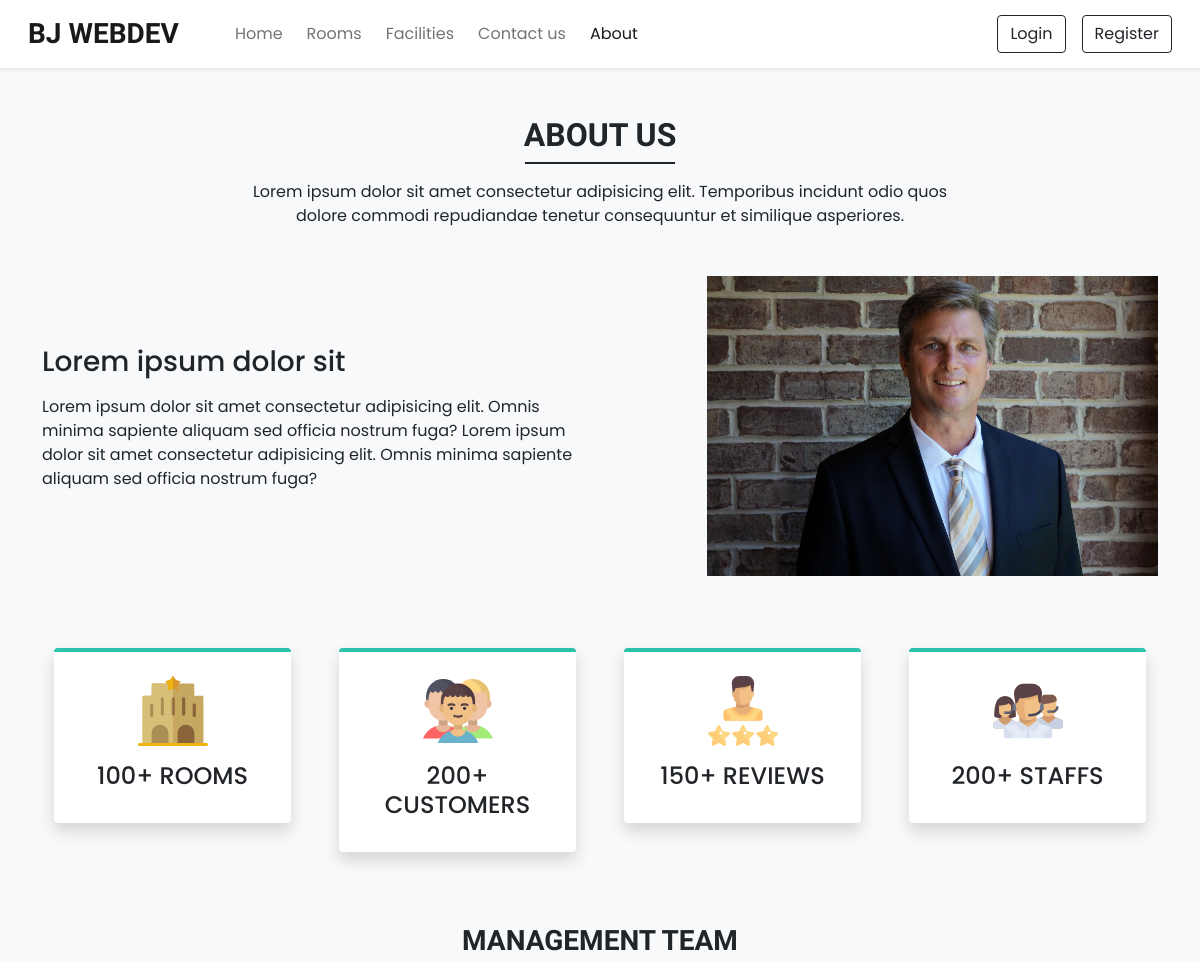
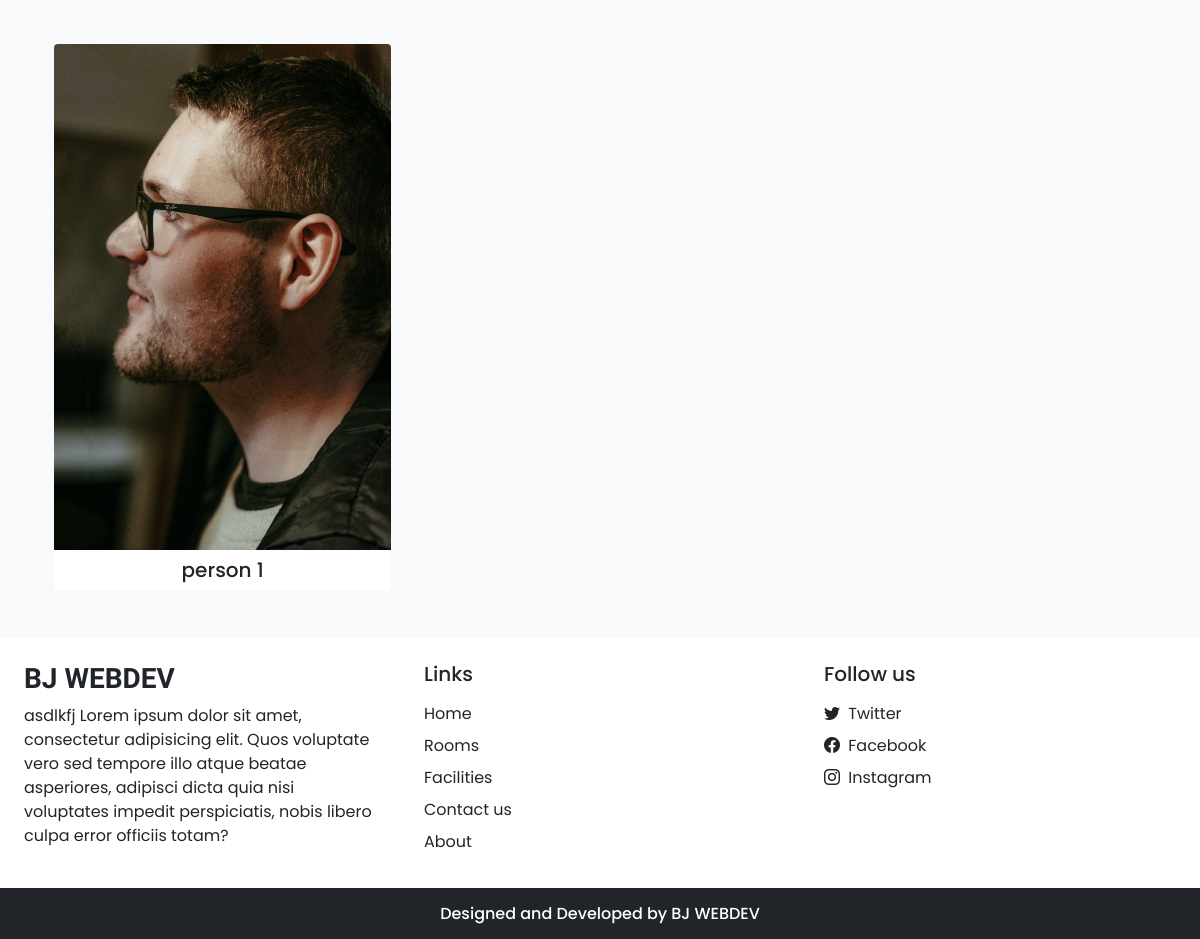
Page /about.php on the committed database (2 pictures, top to bottom).
### tables this page shows
CREATE TABLE `settings` (
  `sr_no` int(11) NOT NULL,
  `site_title` varchar(50) NOT NULL,
  `site_about` varchar(250) NOT NULL,
  `shutdown` tinyint(1) NOT NULL
);

CREATE TABLE `team_details` (
  `sr_no` int(11) NOT NULL,
  `name` varchar(50) NOT NULL,
  `picture` varchar(150) NOT NULL
);

### admin/inc/db_config.php (called while the page is built, shortened)
<?php
  function selectAll($table)
  {
    $con = $GLOBALS['con'];
    $res = mysqli_query($con,"SELECT * FROM $table");
    return $res;
  }
  function select($sql,$values,$datatypes)
  {
    $con = $GLOBALS['con'];
    if($stmt = mysqli_prepare($con,$sql))
    {
      mysqli_stmt_bind_param($stmt,$datatypes,...$values);
      if(mysqli_stmt_execute($stmt)){
        $res = mysqli_stmt_get_result($stmt);
        return $res;
      }
      else{
        mysqli_stmt_close($stmt);
        die("Query cannot be executed - Select");
      }
    }
    else{
      die("Query cannot be prepared - Select");
    }
  }
?>

### about.php (the view, shortened to what this page needs)
<!DOCTYPE html>
<html lang="en">
<head>
  <link  rel="stylesheet" href="https://unpkg.com/swiper@7/swiper-bundle.min.css">
  <?php require('inc/links.php'); ?>
</head>
<body class="bg-light">
  <?php require('inc/header.php'); ?>
  <div class="my-5 px-4">
    <h2 class="fw-bold h-font text-center">ABOUT US</h2>
    <div class="h-line bg-dark"></div>
    <p class="text-center mt-3">
      Lorem ipsum dolor sit amet consectetur adipisicing elit.
      Temporibus incidunt odio quos <br> dolore commodi repudiandae
      tenetur consequuntur et similique asperiores.
    </p>
  </div>
  <div class="container">
    <div class="row justify-content-between align-items-center">
      <div class="col-lg-6 col-md-5 mb-4 order-lg-1 order-md-1 order-2">
        <h3 class="mb-3">Lorem ipsum dolor sit</h3>
        <p>
          Lorem ipsum dolor sit amet consectetur adipisicing elit.
          Omnis minima sapiente aliquam sed officia nostrum fuga?
          Lorem ipsum dolor sit amet consectetur adipisicing elit.
          Omnis minima sapiente aliquam sed officia nostrum fuga?
        </p>
      </div>
      <div class="col-lg-5 col-md-5 mb-4 order-lg-2 order-md-2 order-1">
        <img src="images/about/about.jpg" class="w-100">
      </div>
    </div>
  </div>
  <div class="container mt-5">
    <div class="row">
      <div class="col-lg-3 col-md-6 mb-4 px-4">
        <div class="bg-white rounded shadow p-4 border-top border-4 text-center box">
          <img src="images/about/hotel.svg" width="70px">
          <h4 class="mt-3">100+ ROOMS</h4>
        </div>
      </div>
      <div class="col-lg-3 col-md-6 mb-4 px-4">
        <div class="bg-white rounded shadow p-4 border-top border-4 text-center box">
          <img src="images/about/customers.svg" width="70px">
          <h4 class="mt-3">200+ CUSTOMERS</h4>
        </div>
      </div>
      <div class="col-lg-3 col-md-6 mb-4 px-4">
        <div class="bg-white rounded shadow p-4 border-top border-4 text-center box">
          <img src="images/about/rating.svg" width="70px">
          <h4 class="mt-3">150+ REVIEWS</h4>
        </div>
      </div>
      <div class="col-lg-3 col-md-6 mb-4 px-4">
        <div class="bg-white rounded shadow p-4 border-top border-4 text-center box">
          <img src="images/about/staff.svg" width="70px">
          <h4 class="mt-3">200+ STAFFS</h4>
        </div>
      </div>
    </div>
  </div>
  <h3 class="my-5 fw-bold h-font text-center">MANAGEMENT TEAM</h3>
  <div class="container px-4">
    <div class="swiper mySwiper">
      <div class="swiper-wrapper mb-5">
        <?php
          $about_r = selectAll('team_details');
          $path=ABOUT_IMG_PATH;
          while($row = mysqli_fetch_assoc($about_r)){
            echo<<<data
              <div class="swiper-slide bg-white text-center overflow-hidden rounded">
                <img src="$path$row[picture]" class="w-100">
                <h5 class="mt-2">$row[name]</h5>
              </div>
            data;
          }
        ?>
      </div>
    </div>
  </div>
  <?php require('inc/footer.php'); ?>
</body>
</html>

### inc/header.php (shortened to what this page needs)
<nav id="nav-bar" class="navbar navbar-expand-lg navbar-light bg-white px-lg-3 py-lg-2 shadow-sm sticky-top">
  <div class="container-fluid">
    <a class="navbar-brand me-5 fw-bold fs-3 h-font" href="index.php"><?php echo $settings_r['site_title'] ?></a>
    <div class="collapse navbar-collapse" id="navbarSupportedContent">
      <ul class="navbar-nav me-auto mb-2 mb-lg-0">
        <li class="nav-item">
          <a class="nav-link me-2" href="index.php">Home</a>
        </li>
        <li class="nav-item">
          <a class="nav-link me-2" href="rooms.php">Rooms</a>
        </li>
        <li class="nav-item">
          <a class="nav-link me-2" href="facilities.php">Facilities</a>
        </li>
        <li class="nav-item">
          <a class="nav-link me-2" href="contact.php">Contact us</a>
        </li>
        <li class="nav-item">
          <a class="nav-link" href="about.php">About</a>
        </li>
      </ul>
      <div class="d-flex">
        <?php
          if(isset($_SESSION['login']) && $_SESSION['login']==true)
          {
            $path = USERS_IMG_PATH;
            echo<<<data
              <div class="btn-group">
                <button type="button" class="btn btn-outline-dark shadow-none dropdown-toggle" data-bs-toggle="dropdown" data-bs-display="static" aria-expanded="false">
                  <img src="$path$_SESSION[uPic]" style="width: 25px; height: 25px;" class="me-1 rounded-circle">
                  $_SESSION[uName]
                </button>
                <ul class="dropdown-menu dropdown-menu-lg-end">
                  <li><a class="dropdown-item" href="profile.php">Profile</a></li>
                  <li><a class="dropdown-item" href="bookings.php">Bookings</a></li>
                  <li><a class="dropdown-item" href="logout.php">Logout</a></li>
                </ul>
              </div>
            data;
          }
          else
          {
            echo<<<data
              <button type="button" class="btn btn-outline-dark shadow-none me-lg-3 me-2" data-bs-toggle="modal" data-bs-target="#loginModal">
                Login
              </button>
              <button type="button" class="btn btn-outline-dark shadow-none" data-bs-toggle="modal" data-bs-target="#registerModal">
                Register
              </button>
            data;
          }
        ?>
      </div>
    </div>
  </div>
</nav>

### inc/footer.php (shortened to what this page needs)
<div class="container-fluid bg-white mt-5">
  <div class="row">
    <div class="col-lg-4 p-4">
      <h3 class="h-font fw-bold fs-3 mb-2"><?php echo $settings_r['site_title'] ?></h3>
      <p>
        <?php echo $settings_r['site_about'] ?>
      </p>
    </div>
    <div class="col-lg-4 p-4">
      <h5 class="mb-3">Links</h5>
      <a href="index.php" class="d-inline-block mb-2 text-dark text-decoration-none">Home</a> <br>
      <a href="rooms.php" class="d-inline-block mb-2 text-dark text-decoration-none">Rooms</a> <br>
      <a href="facilities.php" class="d-inline-block mb-2 text-dark text-decoration-none">Facilities</a> <br>
      <a href="contact.php" class="d-inline-block mb-2 text-dark text-decoration-none">Contact us</a> <br>
      <a href="about.php" class="d-inline-block mb-2 text-dark text-decoration-none">About</a>
    </div>
    <div class="col-lg-4 p-4">
        <h5 class="mb-3">Follow us</h5>
        <?php
          if($contact_r['tw']!=''){
            echo<<<data
              <a href="$contact_r[tw]" class="d-inline-block text-dark text-decoration-none mb-2">
                <i class="bi bi-twitter me-1"></i> Twitter
              </a><br>
            data;
          }
        ?>
        <a href="<?php echo $contact_r['fb'] ?>" class="d-inline-block text-dark text-decoration-none mb-2">
          <i class="bi bi-facebook me-1"></i> Facebook
        </a><br>
        <a href="<?php echo $contact_r['insta'] ?>" class="d-inline-block text-dark text-decoration-none">
          <i class="bi bi-instagram me-1"></i> Instagram
        </a><br>
    </div>
  </div>
</div>
<h6 class="text-center bg-dark text-white p-3 m-0">Designed and Developed by BJ WEBDEV</h6>

### css/common.css (style rules this page uses)
:root { --teal: #2ec1ac; --teal_hover: #279e8c; }
* { font-family: 'Poppins', sans-serif; }
.h-font { font-family: 'Merienda', cursive; }
.h-line { width: 150px; margin: 0 auto; height: 1.7px; }

### about.php (style rules this page uses)
.box { border-top-color: var(--teal) !important; }

### rows in the picture
settings: site_title "BJ WEBDEV", site_about "asdlkfj Lorem ipsum dolor sit amet, consectetur adipisicing elit. Quos voluptate vero sed tempore illo atque beatae asperiores, adipisci dicta quia nisi voluptates impedit perspiciatis, nobis libero culpa error officiis totam?"
team_details: picture (picture), name "person 1"
